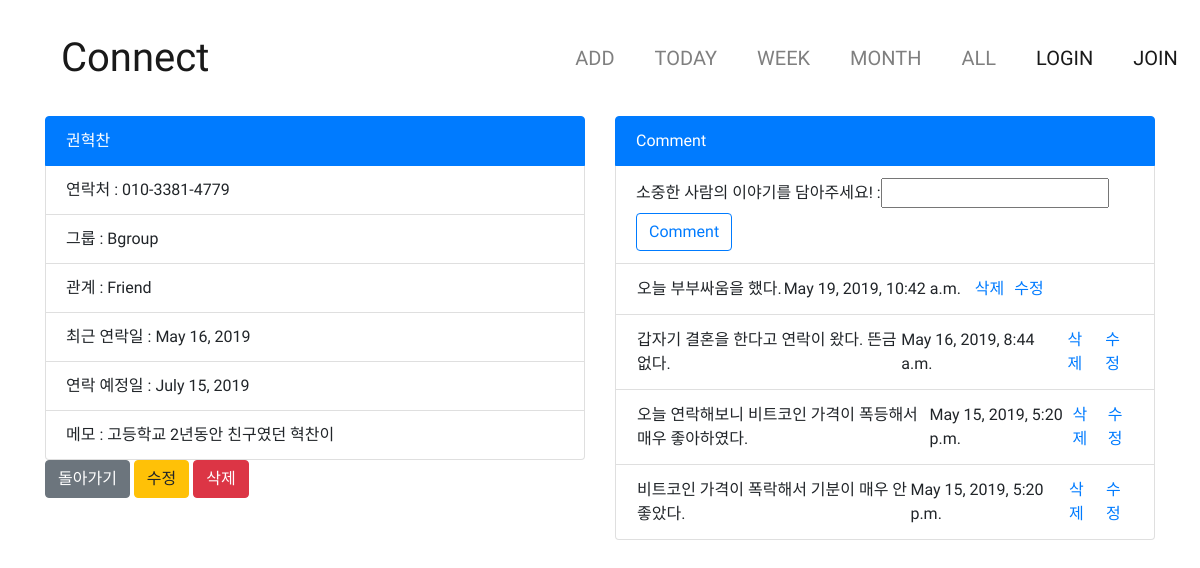
The page /detail/7 on the database as committed earlier.
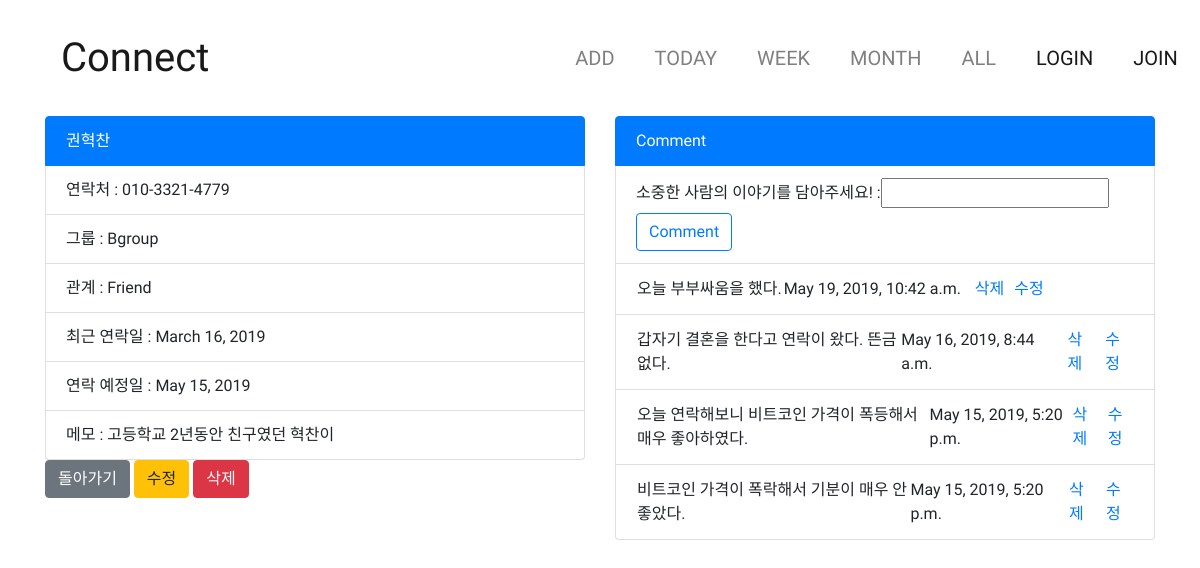
The same page on the database as committed later.
### friends/models.py (models this page shows, shortened)
class Friends(models.Model):
    friend_name = models.CharField(max_length=50)
    user = models.ForeignKey(User, on_delete=models.CASCADE, related_name='user')
    friend_mobile = models.CharField(max_length=13) #12자리만 받으려면 어떻게 해야하지?
    Agroup = "Agroup"
    Bgroup = "Bgroup"
    Cgroup = "Cgroup"
    Dgroup = "Dgroup"
    GRADE = (
        (Agroup, "A-Group"),
        (Bgroup, "B-Group"),
        (Cgroup, "C-Group"),
        (Dgroup, "D-Group"),
    )
    friend_group = models.CharField(max_length=10, choices=GRADE, default=Bgroup)
    Friend = "Friend"
    Business = "Business"
    Family = "Family"
    Another = "Another"
    RELATIONSHIP = (
        (Friend, "Friend"),
        (Business, "Business"),
        (Family, "Family"),
        (Another, "Another")
    )
    friend_relation = models.CharField(max_length=10, choices=RELATIONSHIP, default=Business)
    latest_connect = models.DateField(default=date.today)
    friend_memo = models.CharField(max_length=500)
    scheduled_connect = models.DateField(blank=True)

### friends/views.py (the view)
# urls.py: path('detail/<int:pk>', FriendDetail.as_view(), name='detail'),
class FriendDetail(DetailView):
    model = Friends
    template_name = 'friends/friends_detail.html'
    def dispatch(self, request, *args, **kwargs):
        friend_id = kwargs['pk']
        friend = get_object_or_404(Friends, pk=friend_id)
        if request.method == "POST":
            comment_contents = request.POST.get('comment_contents')
            Comment.objects.create(friend=friend, comment_contents=comment_contents)
        comment = friend.friend.all()
        comment_form = CommentForm()
        return render(request, "friends/friends_detail.html", {'Comment': comment, 'object': friend, 'form': comment_form})

### friends/forms.py
class CommentForm(forms.ModelForm):
    class Meta:
        model = Comment
        fields = ['comment_contents',]
    def __init__(self, *args, **kwargs):
        super().__init__(*args, **kwargs)
        self.fields['comment_contents'].label = " 소중한 사람의 이야기를 담아주세요!   "
        self.fields['comment_contents'].widget = forms.TextInput()

### friends/templates/friends/friends_detail.html (shortened to what this page needs)
{% extends 'base.html' %}
{% block content1 %}
    <div class="row">
        <div class="col">
            <ul class="list-group">
                <li class="list-group-item active">{{ object.friend_name }}</li>
                <li class="list-group-item">연락처 : {{ object.friend_mobile }}</li>
                <li class="list-group-item">그룹 : {{ object.friend_group }}</li>
                <li class="list-group-item">관계 : {{ object.friend_relation }}</li>
                <li class="list-group-item">최근 연락일 : {{ object.latest_connect }}</li>
                <li class="list-group-item">연락 예정일 : {{ object.scheduled_connect }}</li>
                <li class="list-group-item">메모 : {{ object.friend_memo }}</li>
            </ul>
            <a href="{{ '/' }}" class="btn btn-secondary">돌아가기</a>
            <a href="{% url 'friend:update' object.id %}" class="btn btn-warning">수정</a>
            <a href="{% url 'friend:delete' object.id %}" class="btn btn-danger">삭제</a>
        </div>
        <div class="col">
            <ul class="list-group">
                <li class="list-group-item active">Comment</li>
                <li class="list-group-item">
                    <form action="" method="post">
                        {{ form }}
                        <input type="submit" value="Comment" class="btn btn-outline-primary">
                    </form>
                </li>
                {% for comment in Comment %}
                    {% if comment.friend_id == object.id %}
                        <li class="list-group-item" id="comment">
                        <table>
                            <tr>
                             <td class="test">{{ comment.comment_contents }}</td>
                              <td>  {{ comment.comment_created }} &nbsp;&nbsp;</td>
                            <td><a href="{% url  'friend:comment_delete' comment.id %}" class="btn_comment_delete">삭제</a>&nbsp;&nbsp;</td>
                            <td><a href="{% url  'friend:comment_update' comment.id %}" class="btn_comment_update">수정</a></td>
                            </tr>
                        </table>
                        </li>
                    {% endif %}
                {% endfor %}
            </ul>
        </div>
    </div>
{% endblock %}

Rows that differ between the two databases and show on the page:
changed Friends "권혁찬": friend_mobile "010-3381-4779" → "010-3321-4779"; latest_connect "May 16, 2019" → "March 16, 2019"; scheduled_connect "July 15, 2019" → "May 15, 2019"
